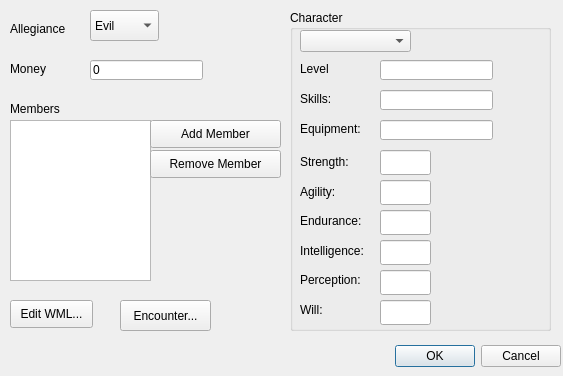
<ui version="4.0" >
 <class>EditPartyDialog</class>
 <widget class="QDialog" name="EditPartyDialog" >
  <property name="geometry" >
   <rect>
    <x>0</x>
    <y>0</y>
    <width>563</width>
    <height>376</height>
   </rect>
  </property>
  <property name="windowTitle" >
   <string>Dialog</string>
  </property>
  <widget class="QLabel" name="label" >
   <property name="geometry" >
    <rect>
     <x>10</x>
     <y>20</y>
     <width>71</width>
     <height>17</height>
    </rect>
   </property>
   <property name="text" >
    <string>Allegiance</string>
   </property>
  </widget>
  <widget class="QLabel" name="label_2" >
   <property name="geometry" >
    <rect>
     <x>10</x>
     <y>60</y>
     <width>58</width>
     <height>17</height>
    </rect>
   </property>
   <property name="text" >
    <string>Money</string>
   </property>
  </widget>
  <widget class="QComboBox" name="allegianceComboBox" >
   <property name="geometry" >
    <rect>
     <x>90</x>
     <y>10</y>
     <width>69</width>
     <height>31</height>
    </rect>
   </property>
   <item>
    <property name="text" >
     <string>Evil</string>
    </property>
   </item>
   <item>
    <property name="text" >
     <string>Good</string>
    </property>
   </item>
  </widget>
  <widget class="QLineEdit" name="moneyLineEdit" >
   <property name="geometry" >
    <rect>
     <x>90</x>
     <y>60</y>
     <width>113</width>
     <height>20</height>
    </rect>
   </property>
   <property name="text" >
    <string>0</string>
   </property>
  </widget>
  <widget class="QLabel" name="label_3" >
   <property name="geometry" >
    <rect>
     <x>10</x>
     <y>100</y>
     <width>58</width>
     <height>17</height>
    </rect>
   </property>
   <property name="text" >
    <string>Members</string>
   </property>
  </widget>
  <widget class="QListWidget" name="membersListWidget" >
   <property name="geometry" >
    <rect>
     <x>10</x>
     <y>120</y>
     <width>141</width>
     <height>161</height>
    </rect>
   </property>
  </widget>
  <widget class="QWidget" name="layoutWidget" >
   <property name="geometry" >
    <rect>
     <x>210</x>
     <y>340</y>
     <width>351</width>
     <height>33</height>
    </rect>
   </property>
   <layout class="QHBoxLayout" >
    <property name="margin" >
     <number>0</number>
    </property>
    <property name="spacing" >
     <number>6</number>
    </property>
    <item>
     <spacer>
      <property name="orientation" >
       <enum>Qt::Horizontal</enum>
      </property>
      <property name="sizeHint" >
       <size>
        <width>131</width>
        <height>31</height>
       </size>
      </property>
     </spacer>
    </item>
    <item>
     <widget class="QPushButton" name="okButton" >
      <property name="text" >
       <string>OK</string>
      </property>
     </widget>
    </item>
    <item>
     <widget class="QPushButton" name="cancelButton" >
      <property name="text" >
       <string>Cancel</string>
      </property>
     </widget>
    </item>
   </layout>
  </widget>
  <widget class="QPushButton" name="removeButton" >
   <property name="geometry" >
    <rect>
     <x>150</x>
     <y>150</y>
     <width>131</width>
     <height>28</height>
    </rect>
   </property>
   <property name="text" >
    <string>Remove Member</string>
   </property>
  </widget>
  <widget class="QPushButton" name="addButton" >
   <property name="geometry" >
    <rect>
     <x>150</x>
     <y>120</y>
     <width>131</width>
     <height>28</height>
    </rect>
   </property>
   <property name="text" >
    <string>Add Member</string>
   </property>
  </widget>
  <widget class="QGroupBox" name="groupBox" >
   <property name="geometry" >
    <rect>
     <x>290</x>
     <y>10</y>
     <width>261</width>
     <height>321</height>
    </rect>
   </property>
   <property name="title" >
    <string>Character</string>
   </property>
   <widget class="QComboBox" name="characterGeneratorComboBox" >
    <property name="geometry" >
     <rect>
      <x>10</x>
      <y>20</y>
      <width>111</width>
      <height>22</height>
     </rect>
    </property>
   </widget>
   <widget class="QLabel" name="label_4" >
    <property name="geometry" >
     <rect>
      <x>10</x>
      <y>50</y>
      <width>41</width>
      <height>17</height>
     </rect>
    </property>
    <property name="text" >
     <string>Level</string>
    </property>
   </widget>
   <widget class="QLabel" name="label_5" >
    <property name="geometry" >
     <rect>
      <x>10</x>
      <y>80</y>
      <width>41</width>
      <height>17</height>
     </rect>
    </property>
    <property name="text" >
     <string>Skills:</string>
    </property>
   </widget>
   <widget class="QLabel" name="label_6" >
    <property name="geometry" >
     <rect>
      <x>10</x>
      <y>110</y>
      <width>81</width>
      <height>17</height>
     </rect>
    </property>
    <property name="text" >
     <string>Equipment:</string>
    </property>
   </widget>
   <widget class="QLineEdit" name="equipmentLineEdit" >
    <property name="geometry" >
     <rect>
      <x>90</x>
      <y>110</y>
      <width>113</width>
      <height>20</height>
     </rect>
    </property>
   </widget>
   <widget class="QWidget" name="layoutWidget" >
    <property name="geometry" >
     <rect>
      <x>10</x>
      <y>140</y>
      <width>78</width>
      <height>171</height>
     </rect>
    </property>
    <layout class="QVBoxLayout" >
     <property name="margin" >
      <number>0</number>
     </property>
     <property name="spacing" >
      <number>6</number>
     </property>
     <item>
      <widget class="QLabel" name="label_7" >
       <property name="text" >
        <string>Strength:</string>
       </property>
      </widget>
     </item>
     <item>
      <widget class="QLabel" name="label_8" >
       <property name="text" >
        <string>Agility:</string>
       </property>
      </widget>
     </item>
     <item>
      <widget class="QLabel" name="label_9" >
       <property name="text" >
        <string>Endurance:</string>
       </property>
      </widget>
     </item>
     <item>
      <widget class="QLabel" name="label_10" >
       <property name="text" >
        <string>Intelligence:</string>
       </property>
      </widget>
     </item>
     <item>
      <widget class="QLabel" name="label_11" >
       <property name="text" >
        <string>Perception:</string>
       </property>
      </widget>
     </item>
     <item>
      <widget class="QLabel" name="label_12" >
       <property name="text" >
        <string>Will:</string>
       </property>
      </widget>
     </item>
    </layout>
   </widget>
   <widget class="QLineEdit" name="enduranceLineEdit" >
    <property name="geometry" >
     <rect>
      <x>90</x>
      <y>200</y>
      <width>51</width>
      <height>25</height>
     </rect>
    </property>
   </widget>
   <widget class="QLineEdit" name="intelligenceLineEdit" >
    <property name="geometry" >
     <rect>
      <x>90</x>
      <y>230</y>
      <width>51</width>
      <height>25</height>
     </rect>
    </property>
   </widget>
   <widget class="QLineEdit" name="perceptionLineEdit" >
    <property name="geometry" >
     <rect>
      <x>90</x>
      <y>260</y>
      <width>51</width>
      <height>25</height>
     </rect>
    </property>
   </widget>
   <widget class="QLineEdit" name="willLineEdit" >
    <property name="geometry" >
     <rect>
      <x>90</x>
      <y>290</y>
      <width>51</width>
      <height>25</height>
     </rect>
    </property>
   </widget>
   <widget class="QLineEdit" name="strengthLineEdit" >
    <property name="geometry" >
     <rect>
      <x>90</x>
      <y>140</y>
      <width>51</width>
      <height>25</height>
     </rect>
    </property>
   </widget>
   <widget class="QLineEdit" name="agilityLineEdit" >
    <property name="geometry" >
     <rect>
      <x>90</x>
      <y>170</y>
      <width>51</width>
      <height>25</height>
     </rect>
    </property>
   </widget>
   <widget class="QLineEdit" name="skillsLineEdit" >
    <property name="geometry" >
     <rect>
      <x>90</x>
      <y>80</y>
      <width>113</width>
      <height>20</height>
     </rect>
    </property>
   </widget>
   <widget class="QLineEdit" name="levelLineEdit" >
    <property name="geometry" >
     <rect>
      <x>90</x>
      <y>50</y>
      <width>113</width>
      <height>20</height>
     </rect>
    </property>
   </widget>
  </widget>
  <widget class="QPushButton" name="editWMLButton" >
   <property name="geometry" >
    <rect>
     <x>10</x>
     <y>300</y>
     <width>83</width>
     <height>28</height>
    </rect>
   </property>
   <property name="text" >
    <string>Edit WML...</string>
   </property>
  </widget>
  <widget class="QPushButton" name="editEncounterButton" >
   <property name="geometry" >
    <rect>
     <x>120</x>
     <y>300</y>
     <width>91</width>
     <height>31</height>
    </rect>
   </property>
   <property name="text" >
    <string>Encounter...</string>
   </property>
  </widget>
 </widget>
 <resources/>
 <connections>
  <connection>
   <sender>okButton</sender>
   <signal>clicked()</signal>
   <receiver>EditPartyDialog</receiver>
   <slot>accept()</slot>
   <hints>
    <hint type="sourcelabel" >
     <x>278</x>
     <y>253</y>
    </hint>
    <hint type="destinationlabel" >
     <x>96</x>
     <y>254</y>
    </hint>
   </hints>
  </connection>
  <connection>
   <sender>cancelButton</sender>
   <signal>clicked()</signal>
   <receiver>EditPartyDialog</receiver>
   <slot>reject()</slot>
   <hints>
    <hint type="sourcelabel" >
     <x>369</x>
     <y>253</y>
    </hint>
    <hint type="destinationlabel" >
     <x>179</x>
     <y>282</y>
    </hint>
   </hints>
  </connection>
 </connections>
</ui>
